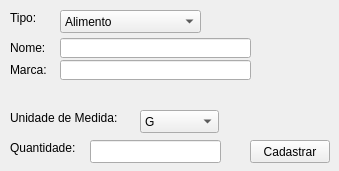
<?xml version="1.0" encoding="UTF-8"?>
<ui version="4.0">
 <class>Form</class>
 <widget class="QWidget" name="Form">
  <property name="geometry">
   <rect>
    <x>0</x>
    <y>0</y>
    <width>339</width>
    <height>171</height>
   </rect>
  </property>
  <property name="windowTitle">
   <string>Form</string>
  </property>
  <widget class="QLabel" name="label_5">
   <property name="geometry">
    <rect>
     <x>10</x>
     <y>60</y>
     <width>59</width>
     <height>20</height>
    </rect>
   </property>
   <property name="text">
    <string>Marca:</string>
   </property>
  </widget>
  <widget class="QLabel" name="label_6">
   <property name="geometry">
    <rect>
     <x>10</x>
     <y>40</y>
     <width>59</width>
     <height>15</height>
    </rect>
   </property>
   <property name="text">
    <string>Nome:</string>
   </property>
  </widget>
  <widget class="QLabel" name="label_8">
   <property name="geometry">
    <rect>
     <x>10</x>
     <y>10</y>
     <width>59</width>
     <height>15</height>
    </rect>
   </property>
   <property name="text">
    <string>Tipo:</string>
   </property>
  </widget>
  <widget class="QComboBox" name="box_tipo">
   <property name="geometry">
    <rect>
     <x>60</x>
     <y>10</y>
     <width>141</width>
     <height>23</height>
    </rect>
   </property>
   <item>
    <property name="text">
     <string>Alimento</string>
    </property>
   </item>
   <item>
    <property name="text">
     <string>Higiente</string>
    </property>
   </item>
   <item>
    <property name="text">
     <string>Limpeza</string>
    </property>
   </item>
  </widget>
  <widget class="QLineEdit" name="edit_nome">
   <property name="geometry">
    <rect>
     <x>60</x>
     <y>38</y>
     <width>191</width>
     <height>20</height>
    </rect>
   </property>
  </widget>
  <widget class="QLineEdit" name="edit_marca">
   <property name="geometry">
    <rect>
     <x>60</x>
     <y>60</y>
     <width>191</width>
     <height>20</height>
    </rect>
   </property>
  </widget>
  <widget class="QLabel" name="label">
   <property name="geometry">
    <rect>
     <x>10</x>
     <y>110</y>
     <width>131</width>
     <height>16</height>
    </rect>
   </property>
   <property name="text">
    <string>Unidade de Medida:</string>
   </property>
  </widget>
  <widget class="QLabel" name="label_2">
   <property name="geometry">
    <rect>
     <x>10</x>
     <y>140</y>
     <width>91</width>
     <height>16</height>
    </rect>
   </property>
   <property name="text">
    <string>Quantidade:</string>
   </property>
  </widget>
  <widget class="QComboBox" name="box_unidade">
   <property name="geometry">
    <rect>
     <x>140</x>
     <y>110</y>
     <width>79</width>
     <height>23</height>
    </rect>
   </property>
   <item>
    <property name="text">
     <string>G</string>
    </property>
   </item>
   <item>
    <property name="text">
     <string>KG</string>
    </property>
   </item>
   <item>
    <property name="text">
     <string>L</string>
    </property>
   </item>
   <item>
    <property name="text">
     <string>ML</string>
    </property>
   </item>
   <item>
    <property name="text">
     <string>UN</string>
    </property>
   </item>
   <item>
    <property name="text">
     <string>LATA</string>
    </property>
   </item>
  </widget>
  <widget class="QLineEdit" name="edit_quantidade">
   <property name="geometry">
    <rect>
     <x>90</x>
     <y>140</y>
     <width>131</width>
     <height>23</height>
    </rect>
   </property>
  </widget>
  <widget class="QPushButton" name="btn_cadastrar">
   <property name="geometry">
    <rect>
     <x>250</x>
     <y>140</y>
     <width>80</width>
     <height>23</height>
    </rect>
   </property>
   <property name="text">
    <string>Cadastrar</string>
   </property>
  </widget>
 </widget>
 <resources/>
 <connections/>
</ui>
